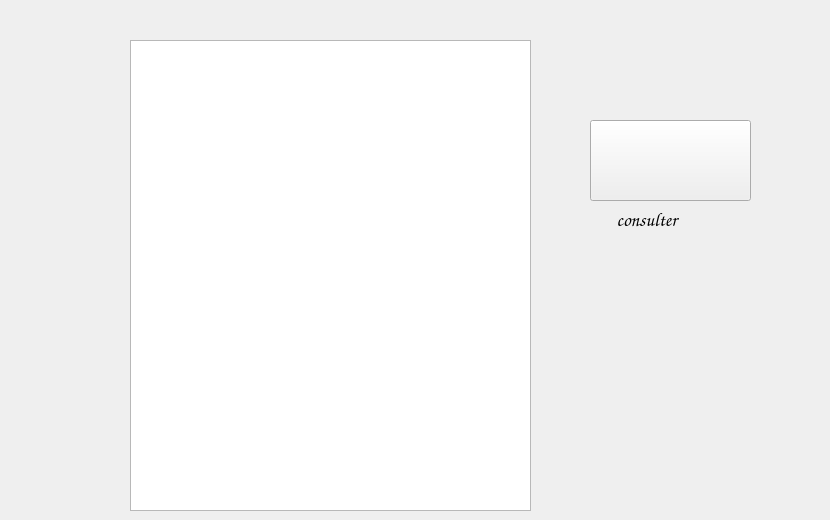
      <widget class="QWidget" name="tab_25">
       <attribute name="title">
        <string>statistique</string>
       </attribute>
       <widget class="QTableView" name="tablestat">
        <property name="geometry">
         <rect>
          <x>130</x>
          <y>40</y>
          <width>401</width>
          <height>471</height>
         </rect>
        </property>
        <property name="styleSheet">
         <string notr="true"/>
        </property>
       </widget>
       <widget class="QPushButton" name="consulter_stat">
        <property name="geometry">
         <rect>
          <x>590</x>
          <y>120</y>
          <width>161</width>
          <height>81</height>
         </rect>
        </property>
        <property name="styleSheet">
         <string notr="true">border-image: url(:/img/bar-chart.png);</string>
        </property>
        <property name="text">
         <string/>
        </property>
       </widget>
       <widget class="QLabel" name="label_136">
        <property name="geometry">
         <rect>
          <x>600</x>
          <y>210</y>
          <width>221</width>
          <height>20</height>
         </rect>
        </property>
        <property name="font">
         <font>
          <family>Comic Sans MS</family>
          <pointsize>14</pointsize>
          <weight>50</weight>
          <italic>true</italic>
          <bold>false</bold>
         </font>
        </property>
        <property name="text">
         <string>    consulter</string>
        </property>
       </widget>
      </widget>
